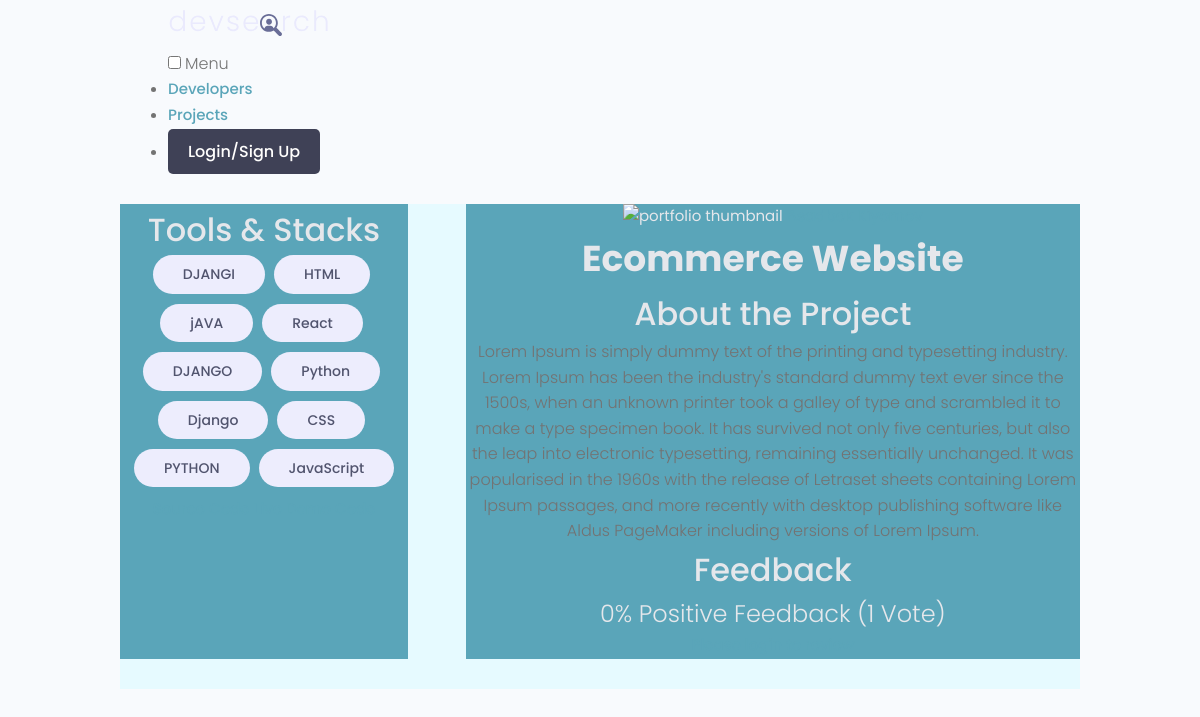
Screenshot of /projects/project/3212575e-455e-4ead-a937-bf306715b3c5/ with the database file from the repository.
### projects/models.py (models this page shows, shortened)
class Tag(models.Model):
    name = models.CharField(max_length=200)
    created = models.DateTimeField(auto_now_add=True)
    id = models.UUIDField(default=uuid.uuid4, unique=True, primary_key=True, editable=False)
    def __str__(self):
        return self.name

class Project(models.Model):
    owner = models.ForeignKey(Profile,null = True,blank=True ,on_delete=models.CASCADE)
    title = models.CharField(max_length=200)
    description  = models.TextField(null=True, blank=True)
    featured_image = models.ImageField(null=True,blank=True,default="default.jpg")
    demo_link = models.CharField(max_length=2000,null=True, blank=True)
    source_link = models.CharField(max_length=2000,null=True, blank=True)
    tags = models.ManyToManyField('Tag',blank=True)
    vote_total = models.IntegerField(default=0,null=True, blank=True)
    vote_ratio = models.IntegerField(default=0,null=True, blank=True)
    created = models.DateTimeField(auto_now_add=True)
    id = models.UUIDField(default=uuid.uuid4, unique=True, primary_key=True, editable=False)
    class Meta:
        ordering = ['-vote_ratio','-vote_total','title']
    @property
    def imageURL(self):
        try:
            url = self.featured_image.url
        except:
            url= ''
        return url
    @property
    def reviewers(self):
        queryset = self.review_set.all().values_list('owner__id',flat=True)
        return queryset

### projects/views.py (the view, shortened to what this page needs)
# urls.py: path('project/<str:pk>/', project, name="project"),
def project(request, pk):
    projectObj = Project.objects.get(id=pk)
    form = ReviewForm
    return render(request, 'projects/single-project.html', {'project': projectObj,'form':form})

### projects/templates/projects/single-project.html (shortened to what this page needs)
{% extends 'main.html' %} {% block content %}
<main class="singleProject my-md">
    <div class="container">
      <div class="layout">
        <div class="column column--1of3">
          <h3 class="singleProject__subtitle">Tools & Stacks</h3>
          <div class="singleProject__toolStack">
            {% for tag in project.tags.all %}
            <span class="tag tag--pill tag--sub tag--lg">
              <small>{{tag}}</small>
            </span>
            {% endfor %}
          </div>
          {% if project.source_link  %}
          <a class="singleProject__liveLink" href="#" target="_blank">Source Code
          </a>
          {% endif %}
          {% if project.demo_link  %}
          <a class="singleProject__liveLink" href="#" target="_blank">Live Demo Code
          </a>
          {% endif %}
        </div>
        <div class="column column--2of3">
          <img class="singleProject__preview" src="{{project.imageURL}}" alt="portfolio thumbnail" />
          <a href="{% url 'user-profile' project.owner.id %}" class="singleProject__developer">{{project.owner.name}}</a>
          <h2 class="singleProject__title">{{project.title}}</h2>
          <h3 class="singleProject__subtitle">About the Project</h3>
          <div class="singleProject__info">
            <p>{{project.description}}</p>
          </div>
          <div class="comments">
            <h3 class="singleProject__subtitle">Feedback</h3>
            <h5 class="project--rating">
                {{project.vote_ratio}}% Positive Feedback ({{project.vote_total}} Vote{{project.vote_total| pluralize:"s"}})
            </h5>
            {% if request.user.profile.id in project.reviewers %}
            <p>You have already submitted your review for this project</p>
            {% elif request.user.profile == project.owner %}
            <p>You cannot review your own project</p>
            {% else %}
            <a href="{% url 'login' %}?next={{request.path}}">Please login to review</a>
            {% endif %}
          </div>
        </div>
      </div>
    </div>
  </main>
{% endblock content %}

### static/uikit/app.css (style rules this page uses)
.layout { background: var(--color-main-light); }
.layout > .column, .grid > .column { color: var(--color-light); text-align: center; background: var(--color-main); }

### static/uikit/styles/modules/_variables.css (style rules this page uses)
:root { --color-main: #5aa5b9; --color-main-light: #e6faff; --color-sub: #3f4156; --color-sub-light: #51546e; --color-sub-lighter: #ededfd; --color-text: #737373; --color-gray: #8b8b8b; --color-light: #e5e7eb; --color-light-gray: #767676; --color-bg: #f8fafd; --color-white: #fffefd; --color-white-light: #f3f3f3; --color-success: #359e64; --color-success-bg: #def8e8; --color-error: #fc4b0b; --color-error-bg: #fff2ee; --font-base: 'Poppins', arial, helvetica, 'Segoe UI', roboto, ubuntu, sans-serif; --font-monospace: 'Fira Code', 'Courier New', courier, monospace; --font-regular: 300; --font-medium: 500; --font-bold: 700; --generic-shadow: 1px 1px 5px #00000010; --generic-transition: all 0.3s ease-in-out; }

### static/uikit/styles/modules/_base.css (style rules this page uses)
* { margin: 0; padding: 0; box-sizing: border-box; text-rendering: optimizeLegibility; color: inherit; font-size: inherit; }
html { font-size: 50%; }
@media only screen and (min-width: 480px) { html { font-size: 56.25%; } }
@media only screen and (min-width: 1200px) { html { font-size: 62.5%; } }
body { line-height: 1.6; font-weight: 400; font-size: 1.5rem; color: var(--color-text); background-color: var(--color-bg); min-height: 100vh; }

### static/uikit/styles/modules/_typography.css (style rules this page uses)
* { font-family: var(--font-base); }
h2 { font-size: 3.6rem; font-weight: var(--font-bold); }
h3 { font-size: 3.2rem; font-weight: var(--font-medium); }
h5 { font-size: 2.4rem; font-weight: var(--font-medium); }
h5, h6 { font-weight: var(--font-regular); }
p, span, strong { font-size: 1.6rem; color: var(--color-text); font-weight: var(--font-regular); }
a { padding-bottom: 2px; text-decoration: none; display: inline-block; color: var(--color-main); font-weight: var(--font-medium); }

### static/uikit/styles/modules/_utilities.css (style rules this page uses)
.container { width: 92%; max-width: 165rem; margin: 0 auto; box-sizing: border-box; }
@media screen and (min-width: 1000px) { .container { width: 90%; } }
@media screen and (min-width: 1200px) { .container { width: 80%; } }
.my-md { margin: 3rem auto; }

### static/uikit/styles/modules/_tag.css (style rules this page uses)
.tag { display: inline-flex; align-items: center; background-color: var(--color-sub); height: -webkit-fit-content; height: -moz-fit-content; height: fit-content; width: -webkit-fit-content; width: -moz-fit-content; width: fit-content; border-radius: 0.5rem; padding: 0.5rem 1.5rem; font-size: 1.2rem; cursor: pointer; }
.tag:not(:last-child) { margin-right: 0.25rem; margin-bottom: 0.75rem; }
.tag > small { color: var(--color-white); }
.tag--pill { border-radius: 5rem; }
.tag--sub, .tag--sub > small { background: var(--color-sub-lighter); color: var(--color-sub-light); font-weight: 500; }
.tag--lg { padding: 0.8rem 3rem; font-size: 1.4rem; }
.tag--lg:not(:last-child) { margin-right: 0.5rem; margin-bottom: 1rem; }

### static/uikit/styles/modules/_layout.css (style rules this page uses)
.layout { display: flex; flex-flow: row wrap; justify-content: space-between; }
.layout > .column { margin-bottom: 3rem; }
.layout > .column.column--1of3 { flex-basis: 30%; }
.layout > .column.column--2of3 { flex-basis: 64%; }

### rows the page displays
Tag: name "DJANGI"
Tag: name "HTML"
Tag: name "jAVA"
Tag: name "React"
Tag: name "DJANGO"
Tag: name "Python"
Tag: name "Django"
Tag: name "CSS"
Tag: name "PYTHON"
Tag: name "JavaScript"
Project: title "Ecommerce Website", description "Lorem Ipsum is simply dummy text of the printing and typesetting industry. Lorem Ipsum has been the industry's standard dummy text ever since the 1500s, when an unknown printer took a galley of type and scrambled it to make a type specimen book. It has survived not only five centuries, but also the leap into electronic typesetting, remaining essentially unchanged. It was popularised in the 1960s with the release of Letraset sheets containing Lorem Ipsum passages, and more recently with desktop publishing software like Aldus PageMaker including versions of Lorem Ipsum.", vote_ratio "0", vote_total "1"
